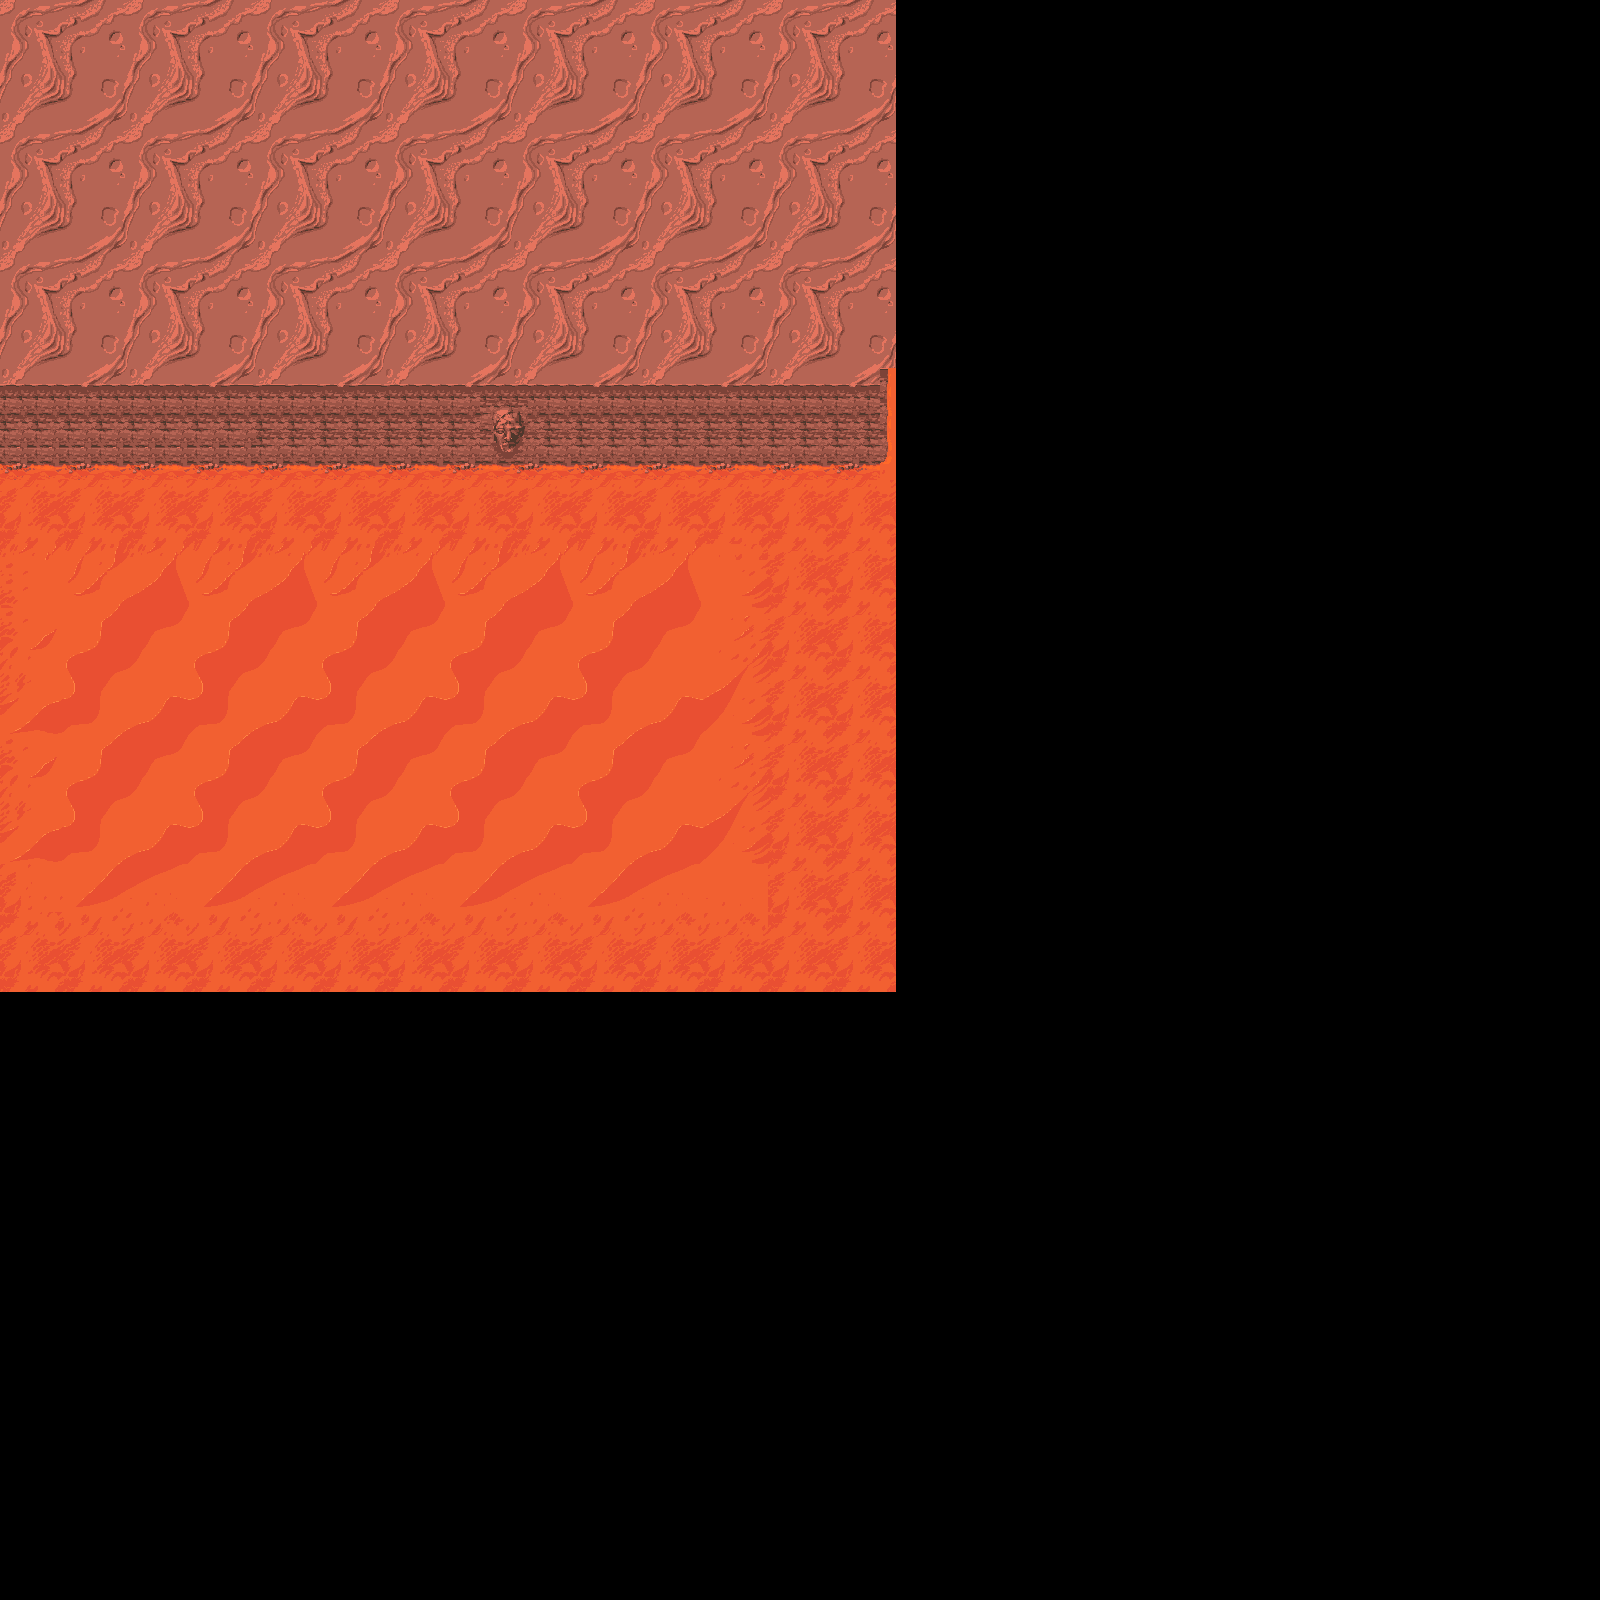

Rendered tile map (Tiled .tmx) drawn with the repository's tilesets; below, a short description and the map source with its tile grids summarised:
An orthogonal 100x100 tile map with 16x16 px tiles, 1 tile layer (plateformes).

<map version="1.5" tiledversion="1.7.2" orientation="orthogonal" renderorder="right-down" width="100" height="100" tilewidth="16" tileheight="16" infinite="0" nextlayerid="2" nextobjectid="1">
 <editorsettings>
  <export target="map_1.json" format="json" />
 </editorsettings>
 <tileset firstgid="1" name="zeldalike_sprite" tilewidth="16" tileheight="16" tilecount="703" columns="37">
  <image source="assets/zeldalike_sprite.png" width="600" height="312" />
 </tileset>
 <layer id="1" name="plateformes" width="100" height="100">
  <data>[10000 cells, 3472 non-empty, 304 distinct tile ids]</data>
 </layer>
</map>
